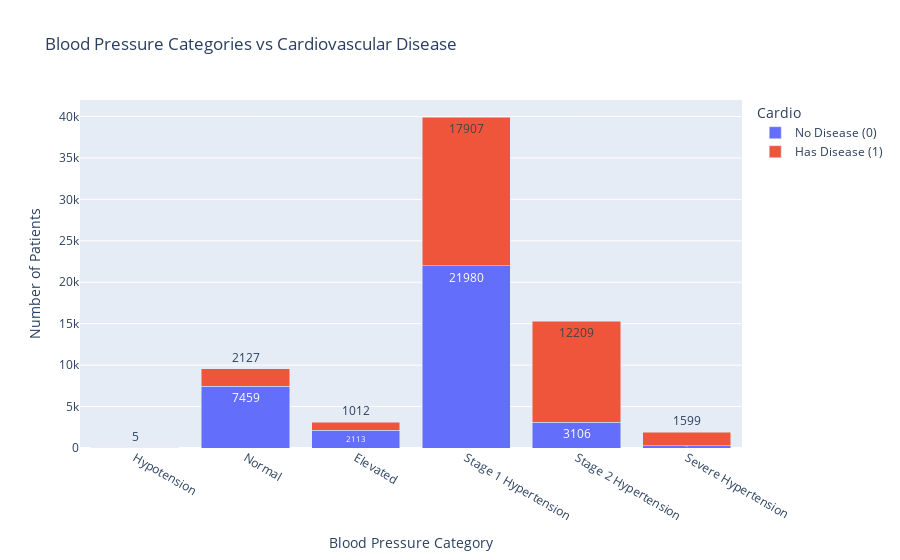

The notebook cell saved with this chart:
### Code cell
ct = pd.crosstab(df["ap_status"],df["cardio"]).reset_index()

ct.columns = ["ap_status", "No Disease (0)", "Has Disease (1)"]

label_map = {\
    0: "Hypotension",
    1: "Normal",
    2: "Elevated",
    3: "Stage 1 Hypertension",
    4: "Stage 2 Hypertension",
    5: "Severe Hypertension"
}
ct["ap_status"] = ct["ap_status"].map(label_map)

ct_melt = ct.melt(
    id_vars="ap_status",
    value_vars=["No Disease (0)", "Has Disease (1)"],
    var_name="Cardio",
    value_name="Count"
)

fig = px.bar(
    ct_melt, x="ap_status", y="Count", color="Cardio",
    title="Blood Pressure Categories vs Cardiovascular Disease",
    text="Count",
    labels={"ap_status": "Blood Pressure Category", "Count": "Number of Patients"},
    barmode="stack"
)

fig.show()

### Figure 1 — Plotly figure (JSON) as saved in the notebook; plotly's stock layout.template omitted (floating-point values rounded to 4 significant figures)
{"data": [{"hovertemplate": "Cardio=No Disease (0)<br>Blood Pressure Category=%{x}<br>Number of Patients=%{text}<extra></extra>", "legendgroup": "No Disease (0)", "marker": {"color": "#636efa", "pattern": {"shape": ""}}, "name": "No Disease (0)", "orientation": "v", "showlegend": true, "text": [16.0, 7459.0, 2113.0, 21980.0, 3106.0, 274.0], "textposition": "auto", "type": "bar", "x": ["Hypotension", "Normal", "Elevated", "Stage 1 Hypertension", "Stage 2 Hypertension", "Severe Hypertension"], "xaxis": "x", "y": [16, 7459, 2113, 21980, 3106, 274], "yaxis": "y"}, {"hovertemplate": "Cardio=Has Disease (1)<br>Blood Pressure Category=%{x}<br>Number of Patients=%{text}<extra></extra>", "legendgroup": "Has Disease (1)", "marker": {"color": "#EF553B", "pattern": {"shape": ""}}, "name": "Has Disease (1)", "orientation": "v", "showlegend": true, "text": [5.0, 2127.0, 1012.0, 17910.0, 12210.0, 1599.0], "textposition": "auto", "type": "bar", "x": ["Hypotension", "Normal", "Elevated", "Stage 1 Hypertension", "Stage 2 Hypertension", "Severe Hypertension"], "xaxis": "x", "y": [5, 2127, 1012, 17907, 12209, 1599], "yaxis": "y"}], "layout": {"barmode": "stack", "legend": {"title": {"text": "Cardio"}, "tracegroupgap": 0}, "title": {"text": "Blood Pressure Categories vs Cardiovascular Disease"}, "xaxis": {"anchor": "y", "domain": [0, 1], "title": {"text": "Blood Pressure Category"}}, "yaxis": {"anchor": "x", "domain": [0, 1], "title": {"text": "Number of Patients"}}}}
